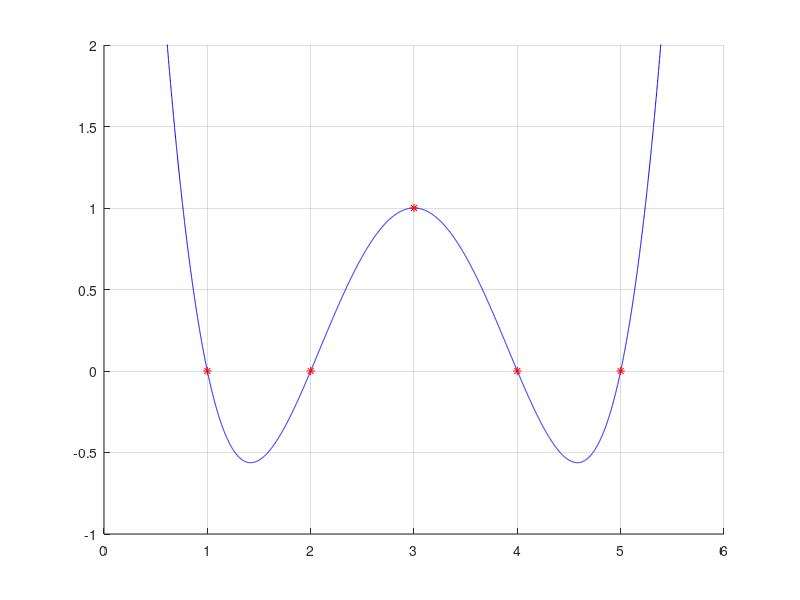

Write MATLAB code to recreate this figure. (Note: this script raises an error after producing the figure.)
#!/usr/bin/octave -qf

# Question 1
A = [
    1 1 1 1 1;
    1 2 4 8 16;
    1 3 9 27 81;
    1 4 16 64 256;
    1 5 25 125 625
];
b = [
    0;
    0;
    1;
    0;
    0
];
c = A \ b;
t = 0:0.001:6;
y = c(1) + c(2)*t + c(3)*t.^2 + c(4)*t.^3 + c(5)*t.^4;
figure(1);
hold on;
grid on;
plot(t, y, "-b");
axis([0 6 -1 2]);
p_x = [1 2 3 4 5];
p_y = [0 0 1 0 0];
plot(p_x, p_y, "*r");

# Question 2
global B L0;
B=1;
L0=0.5;
x0=0.6;
dotx0=0;

h = 0.001;
t = 0:h:10;
[x, dotx] = heartEuler(t, x0, dotx0);

figure(2);
plot(x, dotx);
figure(3);
plot([t 10+h], x, ":r");

# Question 3
h = 1/100;
t = -2:h:4;
[f, T] = fourierPeriodicFun(t, 2);
figure(4);
hold on;
plot(t, f, '.b', "markersize", 8);

n = 10;
[a0, a, b] = fourierCoeffs(t, f, T, n);

p = fourierSeries(t, a0, a, b ,T);
plot(t, p, '-r', 'linewidth', 2);
hold off;

A = [abs(a0), sqrt(a.^2+b.^2)];
figure(5);
bar(0:1:n, A);
